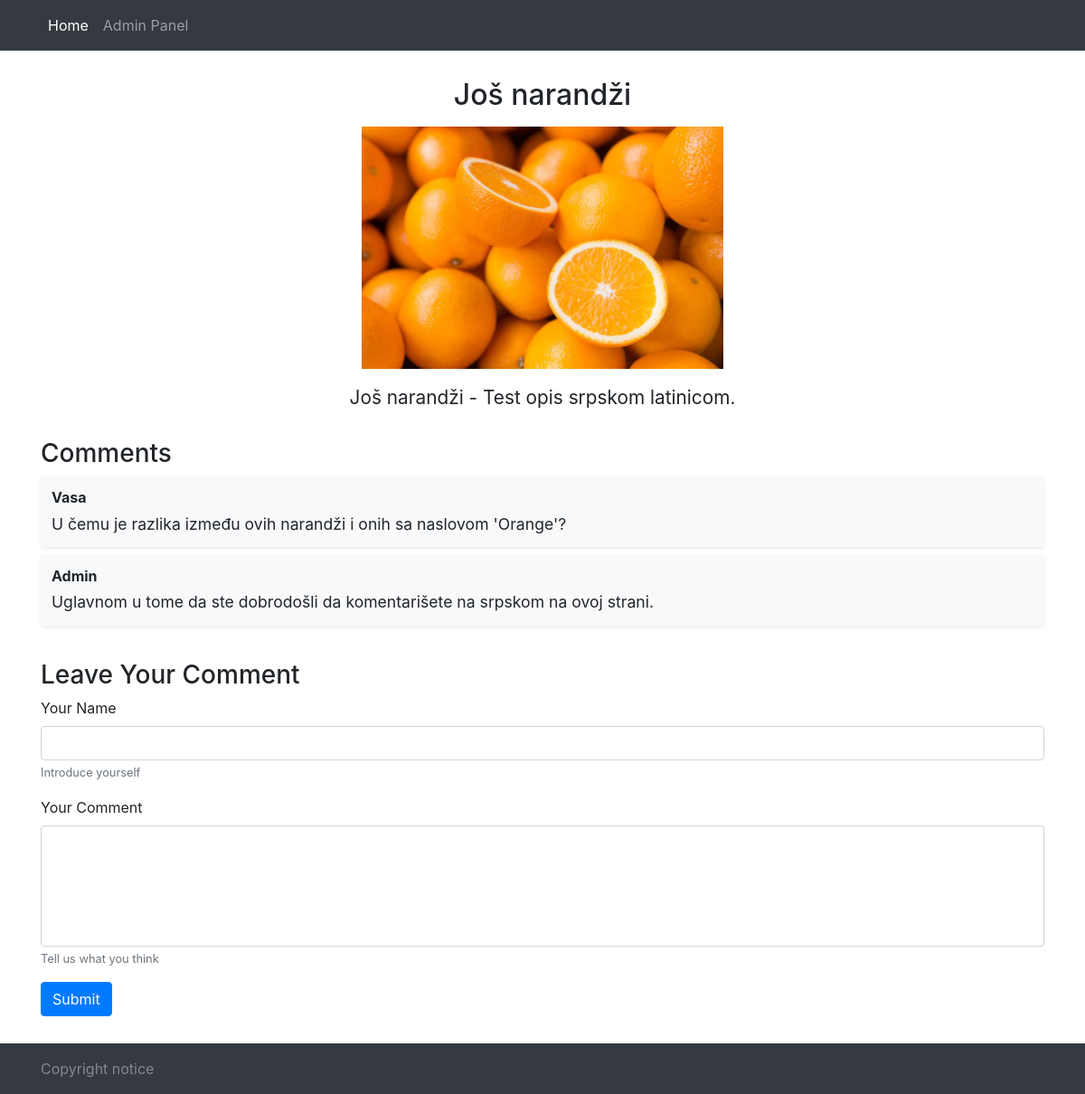
Screenshot of /more-oranges with the database file from the repository.
### tables this page shows
CREATE TABLE `kh4tr_assets` (
  `id` int(10) unsigned NOT NULL AUTO_INCREMENT,
  `name` varchar(255) NOT NULL,
  `alias` varchar(255) NOT NULL,
  `desc` varchar(1000) DEFAULT NULL,
  `image` varchar(255) DEFAULT NULL,
  `state` tinyint(4) DEFAULT NULL,
  `date` datetime DEFAULT NULL,
  PRIMARY KEY (`id`)
);

CREATE TABLE `kh4tr_comments` (
  `id` int(10) unsigned NOT NULL AUTO_INCREMENT,
  `author` varchar(255) NOT NULL,
  `text` varchar(500) DEFAULT NULL,
  `parent` int(10) unsigned DEFAULT NULL,
  `state` tinyint(4) DEFAULT NULL,
  `date` datetime DEFAULT NULL,
  PRIMARY KEY (`id`)
);

### config.php (called while the page is built, shortened)
<?php
$settings = array (
'premoderation' => 1,
'commentsperpage' => 5,
'commentsperpageadmin' => 5,
);
?>

### index.php (the view, shortened to what this page needs)
<?php
if (file_exists('config.php')) {
	require_once('config.php' );
} else {
	die("Configuration file absent");
}
?>
<!DOCTYPE html>
<html lang="en-US" class="h-100">
<head>
<link rel='stylesheet' href='css/bootstrap.min.css' type='text/css' media='all' />
<link rel='stylesheet' href='css/custom.css' type='text/css' media='all' />
</head>
<?php
$path = $_SERVER['REQUEST_URI'];
if ($path) {
	$path = preg_replace ("'^/(.*)$'","$1",$path);
}
$dbcon = new mysqli(DBSERVERNAME, DBUSER, DBPASS, DBNAME);
$dbcon->set_charset("utf8");
?>
<body id="body" class="d-flex flex-column h-100">
<header id="header" class="navbar-dark bg-dark">
<div class="container">
<nav class="navbar navbar-expand-md">
<div id="mainmenu" class="navbar-collapse collapse"><ul class="navbar-nav mr-auto">
<li id="menu-item-home" class="nav-item active"><a class="nav-link" href="/">Home</a></li>
<li id="menu-item-admin" class="nav-item"><a class="nav-link" href="admin.php">Admin Panel</a></li>
</ul></div>
</nav></div>
</header>
<main>
<?php
$id = 0;
$data = NULL;
if ($path) {
	$query = "SELECT * FROM ".DBTABLEPREFIX."assets WHERE `alias`='".$path."' AND `state`>0 LIMIT 1";
	$result = $dbcon->query($query);
	if (!$result->num_rows) {
		http_response_code(404);
		echo '<div class="container"><h1 class="text-center">404: Page Not Found</h1></div></main><footer class="footer navbar-dark bg-dark mt-auto py-3"><div class="container"><div><span>Copyright notice</span></div></div></footer></body></html>';
		die();
	} else {
		$data = $result->fetch_assoc();
		$id = $data['id'];
	}
} else {
	$query = "SELECT * FROM ".DBTABLEPREFIX."assets WHERE `state` > 0 ORDER BY `state` DESC LIMIT 9";
	$result = $dbcon->query($query);
}
?>
<section class="data">
<div class="container">
<?php if (!$path) : ?>
<?php if ($result->num_rows) : ?>
<?php $images = array(); ?>
<div class="row">
	<?php while ($row = mysqli_fetch_array($result)) : ?>
	<div class="col col-12 col-md-6 col-lg-4 asset-<?php echo $row['id']; ?>"><div class="card-wrapper"><a class="card" href="/<?php echo $row['alias']; ?>" >
		<?php $name = mb_substr(strip_tags($row['name']),0,75); ?>
		<?php $desc = mb_substr(strip_tags($row['desc']),0,150); ?>
		<?php if ($row['image']) : ?>
		<?php $images[$row['id']] = $row['image']; ?>
		<span class="container"><span class="row justify-content-center"><span class="col-sm px-0"><span class="embed-responsive embed-responsive-16by9"><span class="card-image embed-responsive-item" alt="<?php echo $name; ?>" title="<?php echo $name; ?>"></span></span></span></span></span>
		<?php endif;  ?>
		<span class="card-body">
		<span class="card-title"><?php echo $name; ?></span>
		<span class="card-desc"><?php echo $desc; ?></span>
		</span>
	</a></div></div>
	<?php endwhile; ?>
</div>
<?php endif;  ?>
<?php else :  ?>
	<?php if ($data) : ?>
<div class="text-center">
		<?php $name = strip_tags($data['name']); ?>
		<?php $desc = strip_tags($data['desc']); ?>
		<h2 class="page-title"><?php echo $name; ?></h2>
		<?php if ($data['image']) : ?>
		<div class="main-image-wrap"><img class="main-image" src="/images/<?php echo $data['image']; ?>" alt="<?php echo $name; ?>" title="<?php echo $name; ?>" /></div>
		<?php endif; ?>
		<?php if ($desc) : ?>
		<div class="page-desc"><?php echo $desc; ?></div>
		<?php endif; ?>
</div>
	<?php endif; ?>
<?php endif;  ?>
</div>
</section>
<?php
if ($settings['commentsperpage']) {$commentsperpage = $settings['commentsperpage'];}
else {$commentsperpage = 10;}
if ($id) {
	$query = "SELECT * FROM ".DBTABLEPREFIX."comments WHERE `state`>0 AND `parent`=".$id." LIMIT ".$commentsperpage;
}
$result = $dbcon->query($query);
?>
<section class="comments">
<div class="container">
<h3>Comments</h3>
<?php if ($result->num_rows) : ?>
<div class="row">
	<?php while($row = $result->fetch_assoc()) : ?>
	<div class="comment col col-12 mb-2"><div class="wrap bg-light shadow-sm rounded">
		<?php if ($path) : ?>
		<div><span class="comment-author"><?php echo $row['author']; ?></span> </div>
		<?php endif; ?>
		<div class="comment-body"><?php echo strip_tags($row['text']); ?></div>
	</div></div>
	<?php endwhile; ?>
</div>
<?php else : ?>
<div class="row"><div class="col-12 nocomments">No comments yet</div></div>
<?php endif;  ?>
<div class="new-comment">
<h3>Leave Your Comment</h3>
<form id="new-comment-form" method="post" enctype="multipart/form-data"<?php if ($id) {echo ' data-id="'.$id.'"';} ?> >
	<div class="form-group">
		<label for="input-name">Your Name</label>
		<input type="text" class="form-control" id="input-name" aria-describedby="input-name-help">
		<small id="input-name-help" class="form-text text-muted">Introduce yourself</small>
	</div>
	<div class="form-group">
		<label for="input-text">Your Comment</label>
		<textarea class="form-control" id="input-text" rows="5"></textarea>
		<small id="input-text-help" class="form-text text-muted">Tell us what you think</small>
	</div>
	<button id="submit-comment-btn" type="submit" class="btn btn-primary">Submit</button>
</form>
</div>
</section>
</main>
<footer class="footer navbar-dark bg-dark mt-auto py-3">
<div class="container"><div><span>Copyright notice</span></div></div>
</footer>
</body>
</html>

### css/custom.css (style rules this page uses)
#header > .container { min-height:56px }
.navbar { padding-left:0;padding-right:0 }
footer { color: rgba(255,255,255,.4) }
main { margin:0 0 30px }
.text-center { text-align:center }
.row { margin-left:-15px;margin-right:-15px }
.col { margin-bottom:30px }
section { margin-top:30px }
.page-title { margin-bottom:1rem }
.page-desc { margin-top:1rem;font-size:1.3rem }
.main-image { max-width:400px }
.comment { padding:0 15px }
.comment .wrap { padding:.75rem }
.comment-author { font-weight:bold }
.comment-body { margin-top:.25em;font-size:1.1rem }
.new-comment { margin-top:30px }
#input-text { resize:none }

### rows the page displays
kh4tr_assets: name "Još narandži", image (picture), desc "Još narandži - Test opis srpskom latinicom."
kh4tr_comments: author "Vasa", text "U čemu je razlika između ovih narandži i onih sa naslovom 'Orange'?"
kh4tr_comments: author "Admin", text "Uglavnom u tome da ste dobrodošli da komentarišete na srpskom na ovoj strani."
